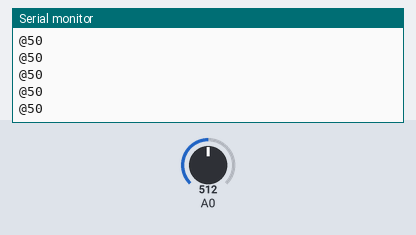
The sketch below on a simulated Arduino Uno, built with avr-gcc and run on an emulated ATmega328P. Shown: the last lines printed to the serial monitor. Inputs (shaded band) come from the test bench; at power-on: A0 = 512.

Above: at 1.2 s.
1.3 s: A0 set to 716
At 2.3 s:
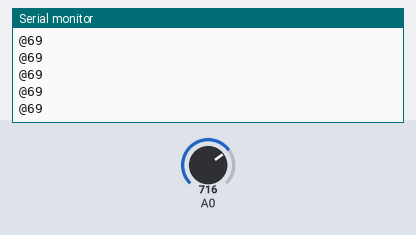
2.8 s: A0 set to 900
At 3.7 s:
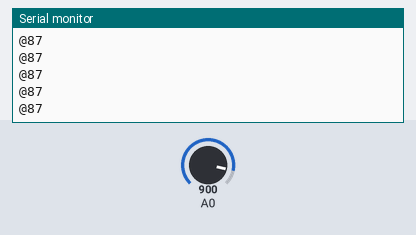
Timing chart, 0 to 5.8 s (numbered marks = the images above; inputs shaded):
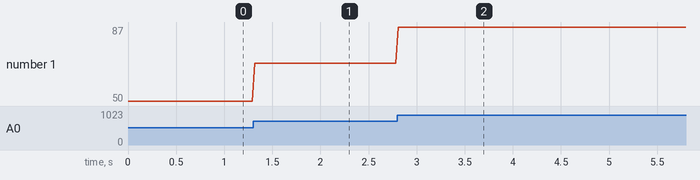

Measured:
- after the input at 1.3 s, the serial monitor: prints a new line at once (image 1)
- after the input at 2.8 s, the serial monitor: prints a new line at once (image 2)
- plotted number 1: 50 → 69 after the input at 1.3 s, 69 → 87 after the input at 2.8 s

The sketch:

ProgramaArduino.ino
```cpp
/* Contador Serial con conexion a QT */

/* Declaracion de variables */
int count;

/* Funcion de configuracion */
void setup()
{
  pinMode(A0, INPUT);
  Serial.begin(115200);

  /* Inicializacion de variables */
  count = 0;
}

void loop()
{
  count = analogRead(A0);
  count = map(count, 0, 1024, 0, 100);

  Serial.print("@");
  Serial.println(count);

  delay(25);

}
```
